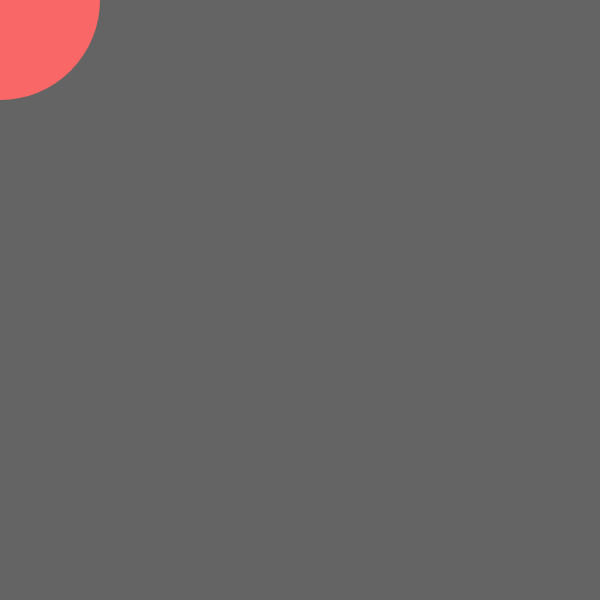
Frame 1 (no input)
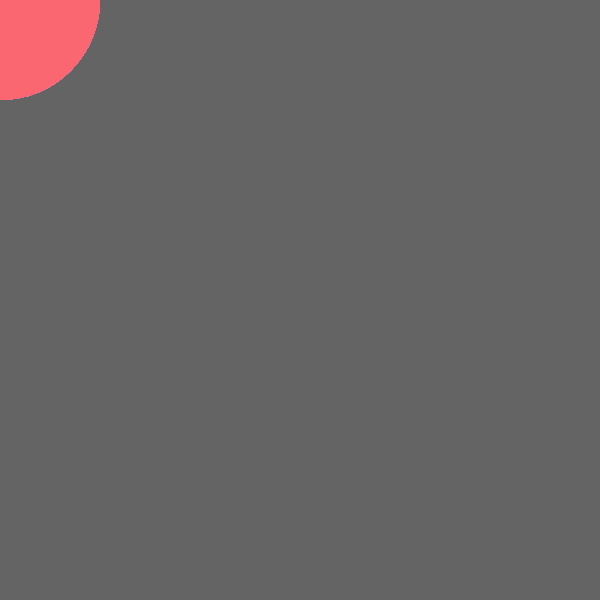
Frame 60 (no input)
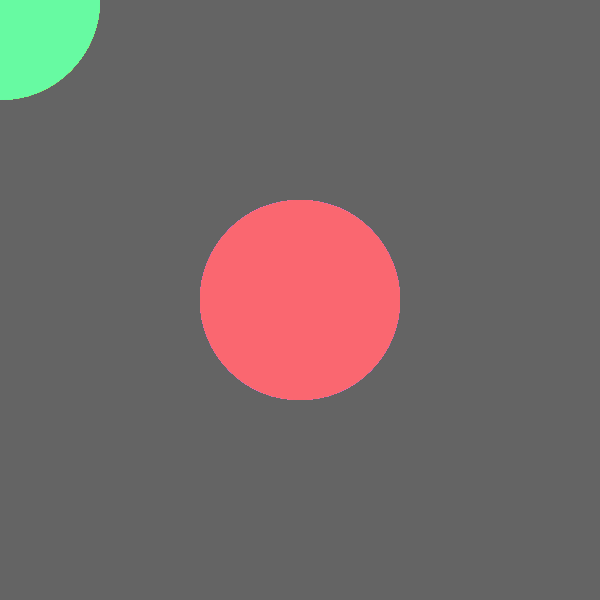
Frame 120 (the mouse pressed at the canvas centre since frame 60)

The p5.js sketch that drew these frames (run headless with seeded random() and noise() and a simulated clock; from frame 60 on, the mouse is pressed at the canvas centre):

// p5.js sketch
// ── sketch.js
var particles = [];
var numOfParticles = 100;
var currentParticleIndex = 0;

function setup () {
  createCanvas(600, 600);
  colorMode (HSB, 255);
  noStroke();

  for (var i = 0; i < numOfParticles; i++) {
    particles[i] = new Particles(-100, -100, 200);
  }
}

function draw() {
  background(100);
  currentParticleIndex++;
  currentParticleIndex = currentParticleIndex % numOfParticles;

  particles[currentParticleIndex].update(mouseX, mouseY);
  for (var i = 0; i < numOfParticles; i++) {
    fill(i/numOfParticles*255, 150, 250);

    var index = (currentParticleIndex + i) % numOfParticles;
    particles[index].draw();
  }
}

// ── particle.js
function Particles(x, y, size) {
  this.x = x;
  this.y = y;
  this.size = size;
  this.update = function (x, y) {
    this.x = x;
    this.y = y;
  }

  this.draw = function() {
    ellipse(this.x, this.y, this.size, this.size);
  }
}
